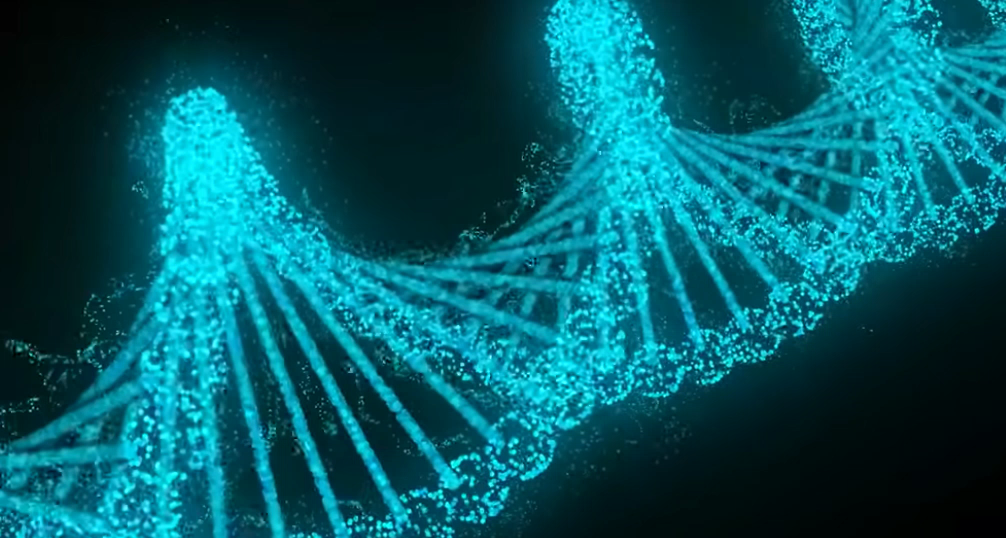
#> input picture archive/frames_dna/frame_000001.png, 1006 x 538 px; its folder holds only this picture in this run
$ jupyter execute ascii_video.ipynb
#> lines starting #> are read from the running program, lines starting #| are printed output that depends on the picture
#> in image_to_ascii, image is the input picture: PIL image 1006x538 RGB; mean R, G, B 5, 89.9, 101.7
[cell 1]
from PIL import Image
import os

# first run ffmpeg -i input.mp4 frames/frame_%06d.png to send desired mp4 video to frames

# ASCII characters used to represent pixels
ASCII_CHARS = "@$B%8&WM#*oahkbdpqwmZO0QLCJUYXzcvunxrjft/\\|()1{}[]?-_+~<>i!lI;:,\"^`'. "

def resize(image, new_width=80):
#> called with new_width = 80
    width, height = image.size
#> width = 1006; height = 538
    ratio = height / width / 1.65  # adjust aspect ratio
#> ratio = 0.324
    new_height = int(new_width * ratio)
#> new_height = 25
    return image.resize((new_width, new_height))
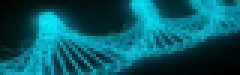
#> returned value: PIL image 80x25 RGB (shown 3 times larger); mean R, G, B 5, 89.9, 101.7

def grayify(image):
    return image.convert("L")
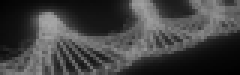
#> returned value: PIL image 80x25 L (shown 3 times larger); min 0, max 167, mean 65.9

def pixels_to_ascii(image):
    pixels = image.getdata()
    # chars = "".join([ASCII_CHARS[min(pixel // 256, len(ASCII_CHARS) - 1)] for pixel in pixels])
    chars = "".join([ASCII_CHARS[int(pixel / 256 * len(ASCII_CHARS))] for pixel in pixels])
    return chars

def image_to_ascii(image_path, width=80):
    image = Image.open(image_path)
    image = resize(image, width)
    image = grayify(image)
    ascii_str = pixels_to_ascii(image)
    img_width = image.width
#> img_width = 80
    ascii_str = "\n".join([ascii_str[i:i+img_width] for i in range(0, len(ascii_str), img_width)])
    return ascii_str

output = []
frames_dir = "frames_dna"
for file in sorted(os.listdir(frames_dir)):
    if file.endswith(".png"):
        ascii_frame = image_to_ascii(os.path.join(frames_dir, file), width=80)
        output.append(ascii_frame)

import json
with open("ascii_frames_dna.json", "w") as f:
    json.dump(output, f)

# finish by running a cp command to send this to serving directory

$ run again, on archive/frames_dna/frame_000014.png
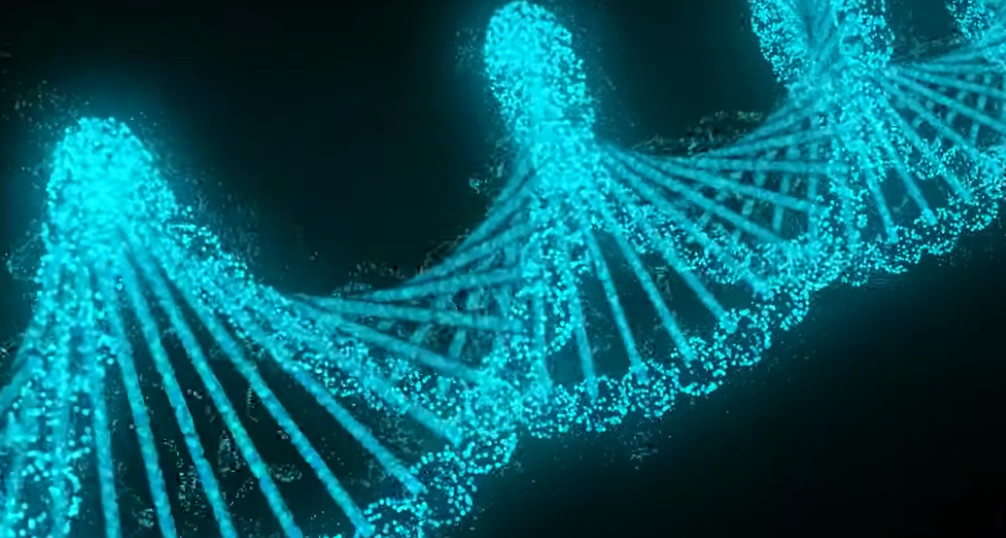
#> input picture archive/frames_dna/frame_000014.png, 1006 x 538 px
#> in image_to_ascii, image is the input picture: PIL image 1006x538 RGB; mean R, G, B 5.3, 93, 105.4
#> in resize, `return image.resize((new_width, new_height))`:
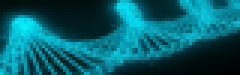
#> returned value: PIL image 80x25 RGB (shown 3 times larger); mean R, G, B 5.3, 93.1, 105.4
#> in grayify, `return image.convert("L")`:
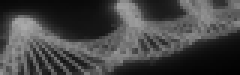
#> returned value: PIL image 80x25 L (shown 3 times larger); min 1, max 171, mean 68.2

$ run again, on archive/frames_dna/frame_000021.png
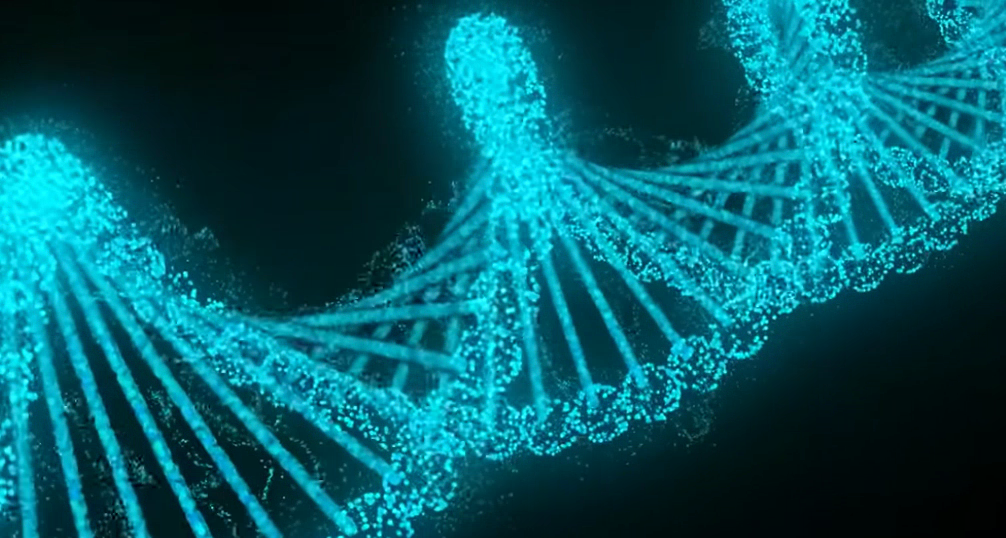
#> input picture archive/frames_dna/frame_000021.png, 1006 x 538 px
#> in image_to_ascii, image is the input picture: PIL image 1006x538 RGB; mean R, G, B 5.1, 90.7, 102.7
#> in resize, `return image.resize((new_width, new_height))`:
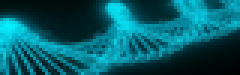
#> returned value: PIL image 80x25 RGB (shown 3 times larger); mean R, G, B 5.1, 90.7, 102.8
#> in grayify, `return image.convert("L")`:
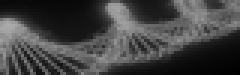
#> returned value: PIL image 80x25 L (shown 3 times larger); min 1, max 171, mean 66.5
